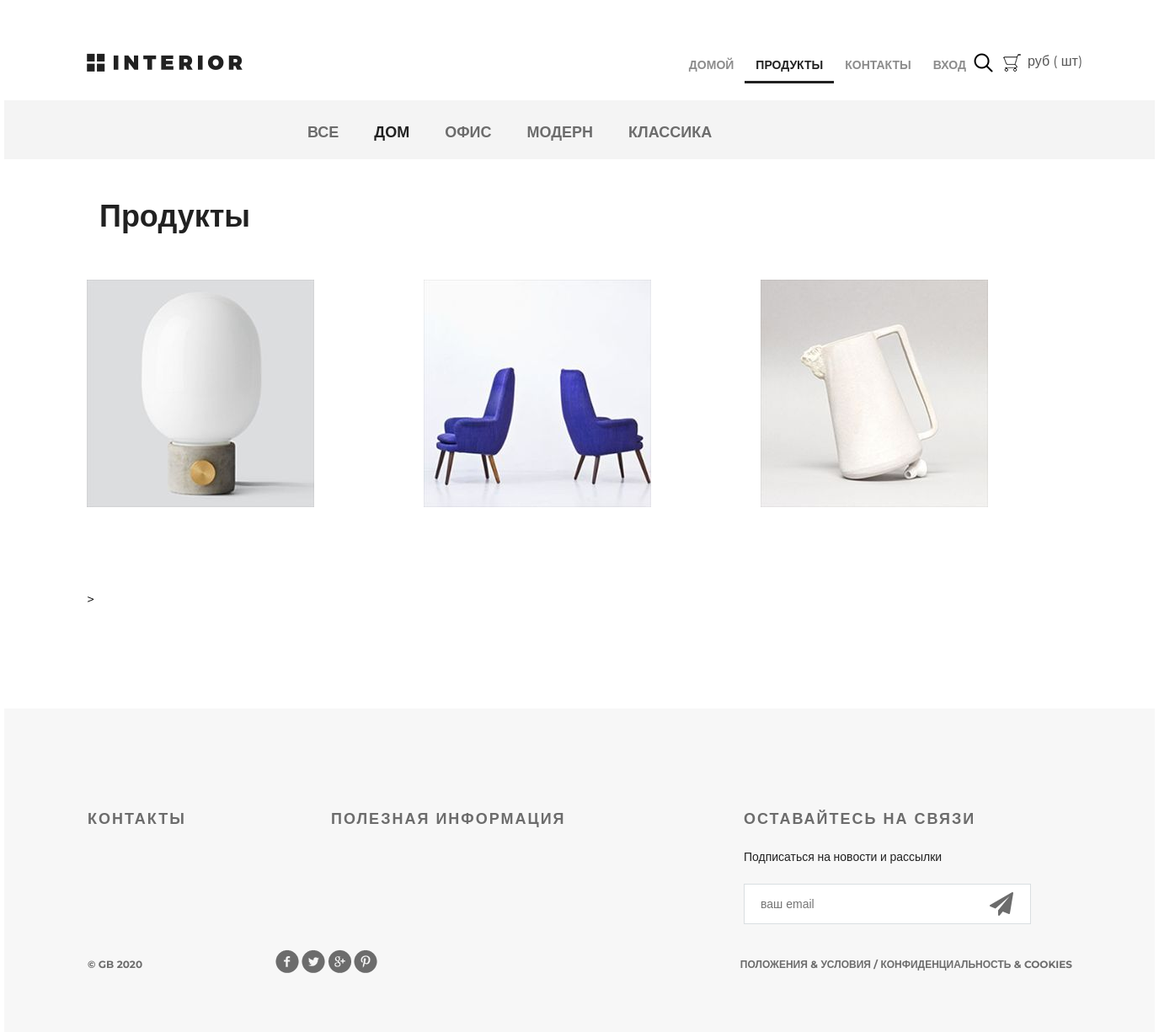
Page /category/1/ on the committed database.
### mainapp/models.py (models this page shows, shortened)
class ProductsCategory(models.Model):
    name = models.CharField('категория товара', max_length=64)
    description = models.TextField('описание', blank=True)
    is_active = models.BooleanField('активность', default=True)
    class Meta:
        verbose_name = 'категория товара'
        verbose_name_plural = 'категории товаров'

class Product(models.Model):
    category = models.ForeignKey(ProductsCategory, on_delete=models.CASCADE)
    name = models.CharField('товар', max_length=64)
    image = models.ImageField(upload_to='products_images', blank=True)
    description = models.TextField('описание', blank=True)
    short_desc = models.CharField(
        'краткое описание', max_length=64, blank=True)
    price = models.DecimalField(
        'цена', max_digits=8, decimal_places=2, default=0, null=True)
    quantity = models.PositiveIntegerField('количество на складе', default=0)
    is_active = models.BooleanField('активность', default=True)
    class Meta:
        verbose_name = 'товар'
        verbose_name_plural = 'товары'

### mainapp/views.py (the view)
# urls.py: path('category/<int:category_pk>/', mainapp.category_items, name='category_items'),
def category_items(request, category_pk):
    if category_pk == 0:
        products = Product.objects.all()
    else:
        products = Product.objects.filter(category_id=category_pk)
    context = {
        'page_title': 'каталог',
        'catalog_menu': get_catalog_menu(),
        'products': products,
        'category_pk': category_pk,
    }
    return render(request, 'mainapp/category_items.html', context)

### mainapp/views.py (called while the page is built)
def get_catalog_menu():
    return ProductsCategory.objects.all()

### mainapp/templates/mainapp/category_items.html (shortened to what this page needs)
{% extends 'mainapp/base.html' %}
{% load static %}
{% block container %}
    <div class="hero-white">
        {% include 'mainapp/includes/inc__main_menu.html' %}
    </div>
    <div class="details">
        {% include 'mainapp/includes/inc__catalog_menu.html' %}
        <div class="related">
            <div class="title clearfix">
                <h2>Продукты</h2>
            </div>
            <div class="related-products clearfix">
                {% for item in products %}
                    <div class="block">
                        <a href="{% url 'main:product_page' item.pk %}"
                        ><img
                                src="/media/{{ item.image }}"
                                alt=""
                        />
                        </a>
                    </div>
                {% endfor %}
                >
            </div>
        </div>
    </div>
{% endblock container %}

### mainapp/templates/mainapp/includes/inc__catalog_menu.html
<div class="links clearfix">
    <ul class="links-menu">
        <li>
            <a href="{% url 'main:category_items' 0 %}"
               {% if request.resolver_match.kwargs.category_pk == 0 %}class="active"{% endif %}>
                все
            </a>
        </li>
        {% for item in catalog_menu %}
            <li>
                <a href="{% url 'main:category_items' item.pk %}"
                class ="{% if request.resolver_match.kwargs.category_pk == item.pk %}active{% endif %}">
                    {{ item.name }}
                </a>
            </li>
        {% endfor %}
    </ul>
</div>

### static/css/style.css (style rules this page uses)
* { margin: 0; padding: 0; }
body { font-family: 'Montserrat', sans-serif; }
html, body { height: 100%; }
.clearfix:after { content: ""; display: block; clear: both; }
.title { height: 152px; margin-right: 15px; }
.title h2 { float: left; margin-top: 118px; color: #212121; font-size: 36px; font-weight: 700; text-align: left; margin-left: 15px; }
.hero-white { background-color: #fff; height: 119px; padding-left: 98px; padding-right: 211px; position: relative; }
.links { height: 70px; background-color: #f4f4f4; position: relative; padding-left: 360px; }
.links-menu { margin: 27px auto 0px; position: absolute; }
.links-menu li { float: left; list-style-type: none; padding-right: 42px; }
.links-menu li a { text-decoration: none; color: #6c6c6c; font-size: 18px; font-weight: 700; text-transform: uppercase; }
.links-menu .active { color: #212121; font-size: 18px; font-weight: 700; }
.related { padding: 0px 98px; }
.related .title { height: 143px; margin-right: 0; }
.related .title h2 { margin-top: 45px; }
.related-products { margin-bottom: 120px; }
.related-products .block a img { float: left; }
.related-products .block { float: left; margin-right: 30px; display: block; height: 370px; width: 370px; position: relative; }
.related-products .block:nth-child(3n) { margin-right: 0px; }

### rows in the picture
ProductsCategory: name "ДОМ"
ProductsCategory: name "ОФИС"
ProductsCategory: name "МОДЕРН"
ProductsCategory: name "КЛАССИКА"
Product: image (picture)
Product: image (picture)
Product: image (picture)
